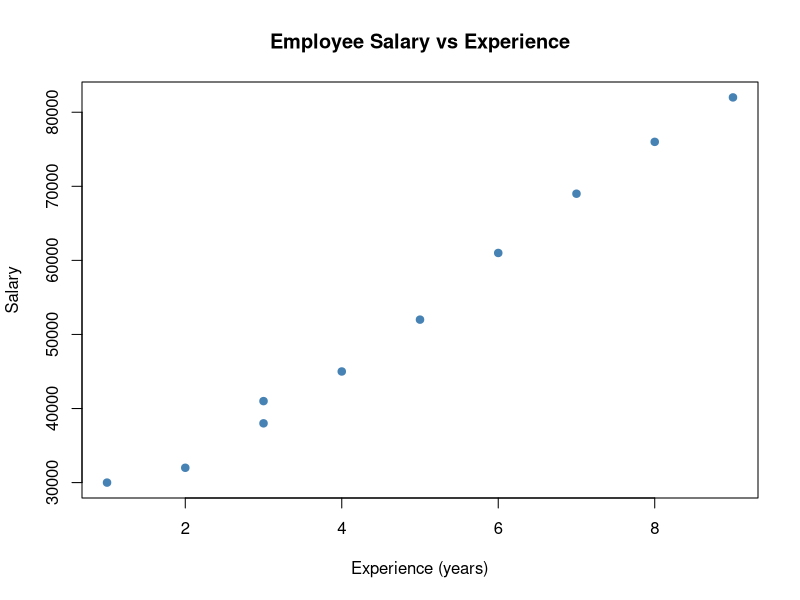

Generate this figure with R:
# Question 2: Create employee data, inspect it, summarize it, and plot it.
employee <- data.frame(
  id = 1:10,
  name = c("Asha", "Ben", "Charu", "Dev", "Esha", "Farhan", "Gita", "Hari", "Ira", "Jay"),
  department = c("Sales", "IT", "HR", "IT", "Sales", "HR", "IT", "Sales", "HR", "IT"),
  experience_years = c(2, 5, 3, 8, 4, 6, 1, 9, 7, 3),
  salary = c(32000, 52000, 38000, 76000, 45000, 61000, 30000, 82000, 69000, 41000)
)

str(employee)
summary(employee)
plot(employee$experience_years, employee$salary,
     main = "Employee Salary vs Experience",
     xlab = "Experience (years)", ylab = "Salary", pch = 19, col = "steelblue")
